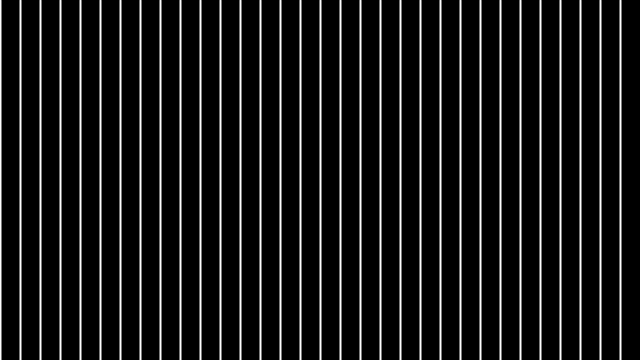
Frame 1 (no input)
Frame 60 (the mouse pressed at the canvas centre just before this capture): identical to frame 1, image omitted
Frame 120 (the mouse held since frame 60 and released just before this capture): identical to frame 1, image omitted

The Processing sketch that drew this single still picture (run headless with seeded random() and noise(); from frame 60 on, the mouse is pressed at the canvas centre):

// Processing sketch: sketch_using_fn_26
// ── sketch_using_fn_26.pde
int x=0;
void setup(){
  size(640,360);
}
void draw(){
  background(0);
  drawLines();
 
  
}
void displayLine(){
  strokeWeight(2);
  stroke(255);
  line(x,0,x,height);
}

void drawLines(){
  x=0;
  while(x<width){
    displayLine();
    x=x+20;
  }
  
  
}
